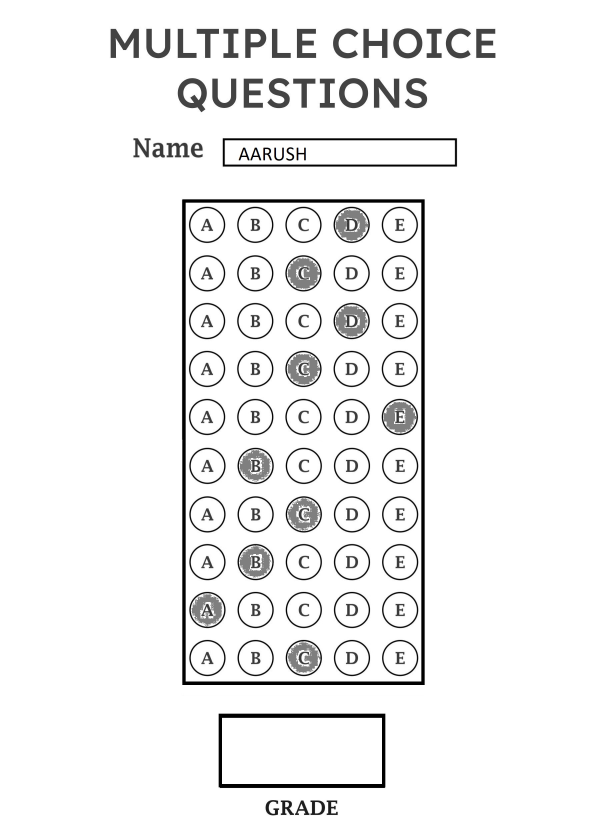
#> input picture 12-A/Aarush.jpg, 1767 x 2500 px (shown at 1/3 size)
$ python -i scanOMR.py   (imports and definitions only)
#> lines starting #> are read from the running program, lines starting #| are printed output that depends on the picture; after the words box and inside, x2 and y2 are one past the last pixel; in counts of white or black regions, pixels touching at a corner belong together
#> further down, picture is the input picture: shape (2500, 1767, 3); mean B, G, R 240.9, 240.9, 240.9
### OMR-Final/utilities.py
import numpy as np
import cv2


# [38 lines left out: function stackImages, not called in this run]


def rectContour(contours):
    rectCon = []
    max_area = 0
    for i in contours:
        area = cv2.contourArea(i)
        if area > 50:
            peri = cv2.arcLength(i, True)
            approx = cv2.approxPolyDP(i, 0.02 * peri, True)
            if len(approx) == 4:
                rectCon.append(i)
    rectCon = sorted(rectCon, key=cv2.contourArea, reverse=True)
    # print(len(rectCon))
    return rectCon


def getCornerPoints(cont):
    peri = cv2.arcLength(cont, True)  # LENGTH OF CONTOUR
    approx = cv2.approxPolyDP(cont, 0.02 * peri, True)  # APPROXIMATE THE POLY TO GET CORNER POINTS
    return approx


def reorder(myPoints):
    myPoints = myPoints.reshape((4, 2))
    myPointsNew = np.zeros((4, 1, 2), np.int32)
    myPointsNew[0] = myPoints[0]
    myPointsNew[1] = myPoints[3]
    myPointsNew[2] = myPoints[1]
    myPointsNew[3] = myPoints[2]
    return myPointsNew


def splitBoxes(img, questions, choices):
    rows = np.vsplit(img, questions)
    boxes = []
    for r in rows:
        cols = np.hsplit(r, choices)
        for box in cols:
            boxes.append(box)
    return boxes


def showAnswers(img, myIndex, grading, ans, questions=10, choices=5):
    secW = int(img.shape[1] / choices)
    secH = int(img.shape[0] / questions)

    for x in range(0, questions):
        myAns = myIndex[x]
        cX = (myAns * secW) + secW // 2
        cY = (x * secH) + secH // 2
        if grading[x] == 1:
            myColor = (0, 255, 0)
            # cv2.rectangle(img,(myAns*secW,x*secH),((myAns*secW)+secW,(x*secH)+secH),myColor,cv2.FILLED)
            cv2.circle(img, (cX, cY), 25, myColor, cv2.FILLED)
        else:
            myColor = (0, 0, 255)
            # cv2.rectangle(img, (myAns * secW, x * secH), ((myAns * secW) + secW, (x * secH) + secH), myColor, cv2.FILLED)
            cv2.circle(img, (cX, cY), 25, myColor, cv2.FILLED)

            # CORRECT ANSWER
            myColor = (0, 242, 255)
            correctAns = ans[x]
            cv2.circle(img, ((correctAns * secW) + secW // 2, (x * secH) + secH // 2),
                       15, myColor, cv2.FILLED)

### OMR-Final/scanOMR.py
import numpy as np
import cv2
import utilities

###############################################
a, b, c, d, e = 0, 1, 2, 3, 4
imgWidth, imgHeight = 600, 700
questions, choices = 10, 5
ans = [c, c, a, d, c, b, d, a, d, c]


###############################################


def read(filename):
    img = cv2.imread(filename)
    return img


def scan(img, saveImgPath):
    # PRE-PROCESSING:
#> called with saveImgPath = 'out.png'
    img = cv2.resize(img, (imgWidth, imgHeight))
    imgContours = img.copy()
    imgBiggestContours = img.copy()
    imgGray = cv2.cvtColor(img, cv2.COLOR_BGR2GRAY)
    imgBlur = cv2.GaussianBlur(imgGray, (5, 5), 1)
    imgCanny = cv2.Canny(imgBlur, 10, 50)
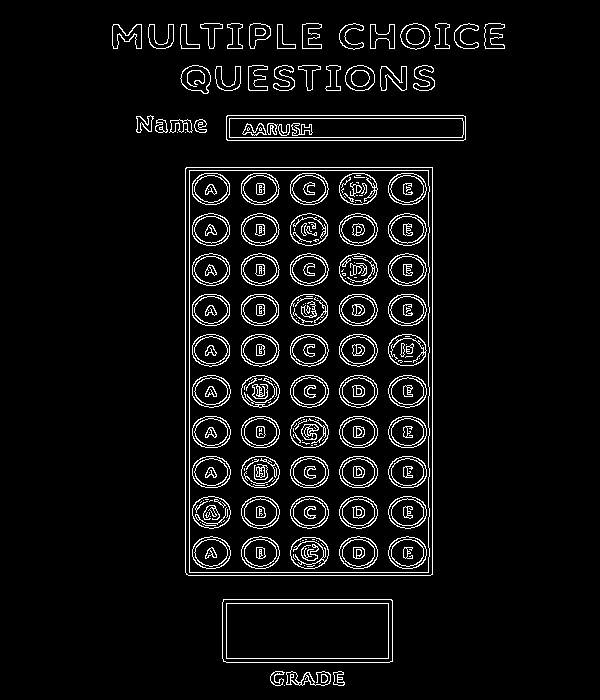
#> imgCanny: shape (700, 600); 5.7% white in thin lines or dots, all inside (x1, y1, x2, y2) = (112, 23, 505, 686)
    imgFinal = img.copy()

    # FINDING ALL CONTOURS:
    contours, hierarchy = cv2.findContours(imgCanny, cv2.RETR_EXTERNAL, cv2.CHAIN_APPROX_NONE)
#> contours = 37 contours, 3 with area under 20; largest, box (x1, y1, x2, y2) and area: (185, 167, 433, 576) 100770, (222, 599, 393, 663) 10698, (226, 115, 466, 141) 5971, (180, 65, 211, 94) 626, (345, 65, 375, 91) 596
    cv2.drawContours(imgContours, contours, -1, (0, 255, 0), 10)
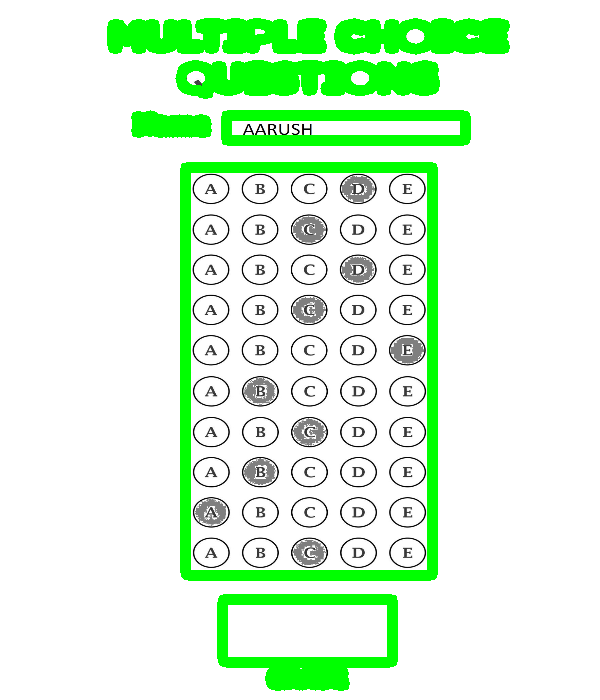
#> imgContours: shape (700, 600, 3); mean of channels 0, 1, 2 218.4, 248.3, 218.4; drawn as B, G, R

    # FINDING RECTANGLES:
    rectCon = utilities.rectContour(contours)
#> the loop in rectContour, `for i in contours:` made 37 passes
#> (area, peri, approx) on passes 6, 7, 13: (10698.5, 463.1, [[223, 599], [223, 661], [392, 661], [391, 599]]), (100770, 1307.7, [[186, 167], [186, 574], [432, 574], [432, 167]]), (5971, 525.7, [[226, 116], [227, 140], [465, 139], [463, 115]])
#> (area, peri) on passes 3, 4, 5, 10, 11, 12: (90, 68.97), (216, 214.5), (102.5, 70.87), (111, 57.8), (170, 107.6), (114, 57.8)
#> after the loop in rectContour, `for i in contours:`: rectCon = 3 contours; box (x1, y1, x2, y2) and area: (185, 167, 433, 576) 100770, (222, 599, 393, 663) 10698, (226, 115, 466, 141) 5971
    biggestContour = utilities.getCornerPoints(rectCon[0])
#> in getCornerPoints, `peri = cv2.arcLength(cont, True)`: peri = 1307.7
#> in getCornerPoints, `approx = cv2.approxPolyDP(cont, 0.02 * peri, True)`: approx = [[186, 167], [186, 574], [432, 574], [432, 167]]
#> biggestContour = [[186, 167], [186, 574], [432, 574], [432, 167]]
    gradePoint = utilities.getCornerPoints(rectCon[1])
#> gradePoint = [[223, 599], [223, 661], [392, 661], [391, 599]]

    if biggestContour.size != 0 and gradePoint.size != 0:
        cv2.drawContours(imgBiggestContours, biggestContour, -1, (0, 255, 0), 25)
        cv2.drawContours(imgBiggestContours, gradePoint, -1, (255, 0, 0), 25)

        biggestContour = utilities.reorder(biggestContour)
#> in reorder, `myPoints = myPoints.reshape((4, 2))`: myPoints = [[186, 167], [186, 574], [432, 574], [432, 167]]
#> biggestContour = [[186, 167], [432, 167], [186, 574], [432, 574]]
        gradePoint = utilities.reorder(gradePoint)
#> gradePoint = [[223, 599], [391, 599], [223, 661], [392, 661]]

        # TRANSFORMING PERSPECTIVE:
        p1 = np.float32(biggestContour)
#> p1 = [[186, 167], [432, 167], [186, 574], [432, 574]]
        p2 = np.float32([[0, 0], [imgWidth, 0], [0, imgHeight], [imgWidth, imgHeight]])
        matrix = cv2.getPerspectiveTransform(p1, p2)
#> matrix = [[2.44, 1.06e-16, -453.7], [0, 1.72, -287.2], [4.95e-19, 1.16e-19, 1]]
        imgWarpColor = cv2.warpPerspective(img, matrix, (imgWidth, imgHeight))

        gp1 = np.float32(gradePoint)
#> gp1 = [[223, 599], [391, 599], [223, 661], [392, 661]]
        gp2 = np.float32([[0, 0], [325, 0], [0, 150], [325, 150]])
        matrixG = cv2.getPerspectiveTransform(gp1, gp2)
#> matrixG = [[2.05, -2.62e-16, -457.7], [-1.35e-15, 2.58, -1546.8], [-3.74e-18, 0.000102, 1]]
        imgGradeDisplay = cv2.warpPerspective(img, matrixG, (325, 150))
        # cv2.imshow("Grade",imgGradeDisplay)

        # APPLY THRESHOLD:
        imgWarpGray = cv2.cvtColor(imgWarpColor, cv2.COLOR_BGR2GRAY)
        imgThresh = cv2.threshold(imgWarpGray, 170, 255, cv2.THRESH_BINARY_INV)[1]
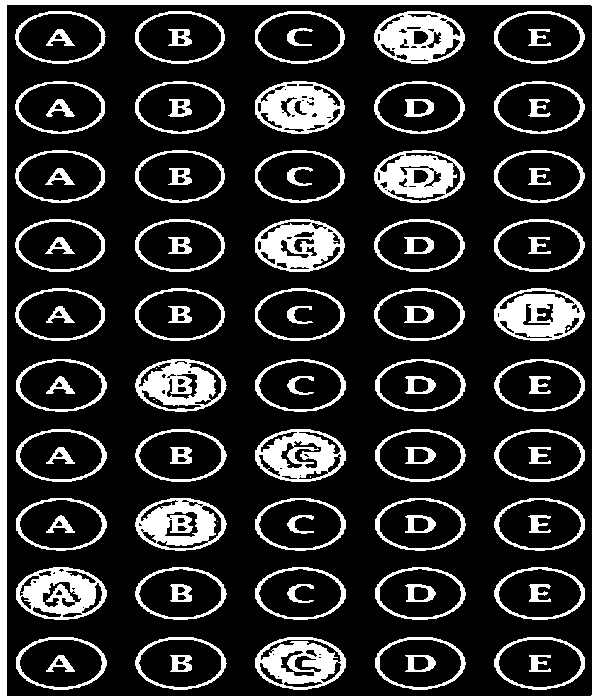
#> imgThresh: shape (700, 600); 19.6% white; 97 white regions (6 under 20 px), largest, box (x1, y1, x2, y2) and area: (0, 0, 600, 700) 15767, (255, 81, 345, 134) 3041, (494, 288, 585, 341) 2966

        # GETTING NON-ZERO PIXEL VALUES:

        boxes = utilities.splitBoxes(imgThresh, questions, choices)
#> in splitBoxes, `rows = np.vsplit(img, questions)`: rows = 10 items
#> the loop in splitBoxes, `for r in rows:` made 10 passes
#> after the loop in splitBoxes, `for r in rows:`: boxes = 50 items
#> boxes = 50 items

        myPixelVal = np.zeros((questions, choices))
        countC, countR = 0, 0
        for image in boxes:
            totalPixels = cv2.countNonZero(image)
            myPixelVal[countR][countC] = totalPixels
            countC += 1
            if countC == choices:
                countR += 1
                countC = 0
#> this loop made 50 passes
#> totalPixels on passes 1 to 12: 1987, 1564, 1504, 3523, 2052, 1424, 975, 3041, 1007, 1502, 1416, 953
#> after the loop, countC = 0; countR = 10; myPixelVal = [[1987, 1564, 1504, 3523, 2052], [1424, 975, 3041, 1007, 1502], [1416, 953, 905, 2848, 1478], [1422, 974, 2873, 1003, 1493], [1404, 959, 902, 997, 3533], [1432, 2721, 921, 1007, 1520], [1435, 989, 2739, 1002, 1510], [1423, 2818, 919, 1003, 1503], [3243, 990, 927, 1005, 1518], [1891, 1454, 3192, 1479, 1953]]

        # FINDING INDEX OF MARKINGS:
        myIndex = []
        for x in range(0, questions):
            arr = myPixelVal[x]
            myIndexVal = np.where(arr == np.amax(arr))
            myIndex.append(myIndexVal[0][0])
#> this loop made 10 passes
#> (arr, myIndexVal) on passes 1 to 10: ([1987, 1564, 1504, 3523, 2052], ([3],)), ([1424, 975, 3041, 1007, 1502], ([2],)), ([1416, 953, 905, 2848, 1478], ([3],)), ([1422, 974, 2873, 1003, 1493], ([2],)), ([1404, 959, 902, 997, 3533], ([4],)), ([1432, 2721, 921, 1007, 1520], ([1],)), ([1435, 989, 2739, 1002, 1510], ([2],)), ([1423, 2818, 919, 1003, 1503], ([1],)), ([3243, 990, 927, 1005, 1518], ([0],)), ([1891, 1454, 3192, 1479, 1953], ([2],))
#> after the loop, myIndex = [3, 2, 3, 2, 4, 1, 2, 1, 0, 2]

        # GRADING:
        score = 0
        grading = []
        for q in range(questions):
            option = myIndex[q]
            if option == ans[q]:
                score += 4
                grading.append(1)
            elif option == e:
                score += 0
                grading.append(0)
            else:
                score -= 1
                grading.append(0)
#> this loop made 10 passes
#> option on passes 1 to 10: 3, 2, 3, 2, 4, 1, 2, 1, 0, 2
#> after the loop, grading = [0, 1, 0, 0, 0, 1, 0, 0, 0, 1]; score = 6
        if score < 0:
            score = 0

        percentage = (score / 40) * 100
#> percentage = 15

        # DISPLAYING ANSWERS:
        imgResult = imgWarpColor.copy()
        utilities.showAnswers(imgResult, myIndex, grading, ans, questions, choices)
#> the loop in showAnswers, `for x in range(0, questions):` made 10 passes
#> (myAns, cX) on passes 1 to 10: (3, 420), (2, 300), (3, 420), (2, 300), (4, 540), (1, 180), (2, 300), (1, 180), (0, 60), (2, 300)
#> after the loop in showAnswers, `for x in range(0, questions):`:
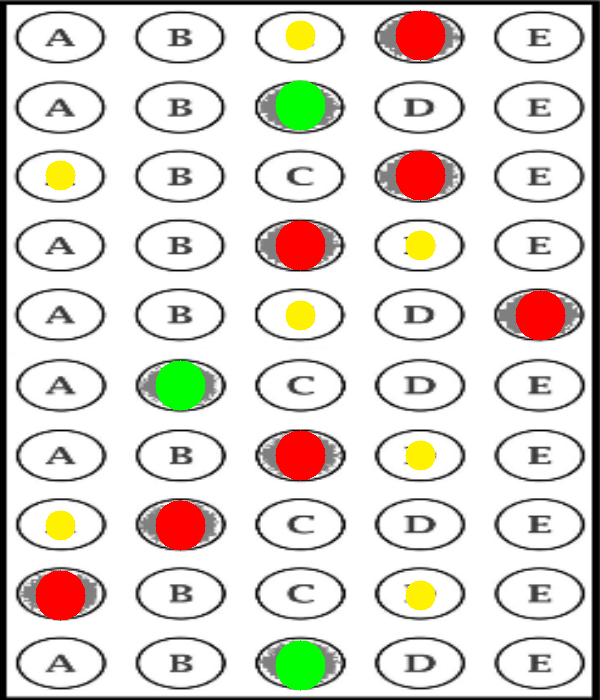
#> img: shape (700, 600, 3); mean of channels 0, 1, 2 209.5, 215.9, 220.8; drawn as B, G, R
        imgRawDrawing = np.zeros_like(imgWarpColor)
        utilities.showAnswers(imgRawDrawing, myIndex, grading, ans, questions, choices)
#> the loop in showAnswers (call 2), `for x in range(0, questions):` made 10 passes

        imgRawGrade = np.zeros_like(imgGradeDisplay)
        cv2.putText(imgRawGrade, str(score), (70, 100), cv2.FONT_HERSHEY_COMPLEX, 3, (0, 255, 255), 3)
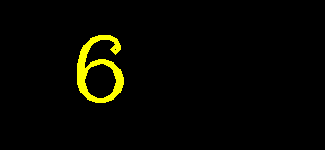
#> imgRawGrade: shape (150, 325, 3); mean of channels 0, 1, 2 0, 6.5, 6.5; drawn as B, G, R

        # INVERSE PERSPECTIVE:
        invMatrix = cv2.getPerspectiveTransform(p2, p1)
#> invMatrix = [[0.41, 0, 186], [0, 0.581, 167], [0, 0, 1]]
        imgInvWarp = cv2.warpPerspective(imgRawDrawing, invMatrix, (imgWidth, imgHeight))
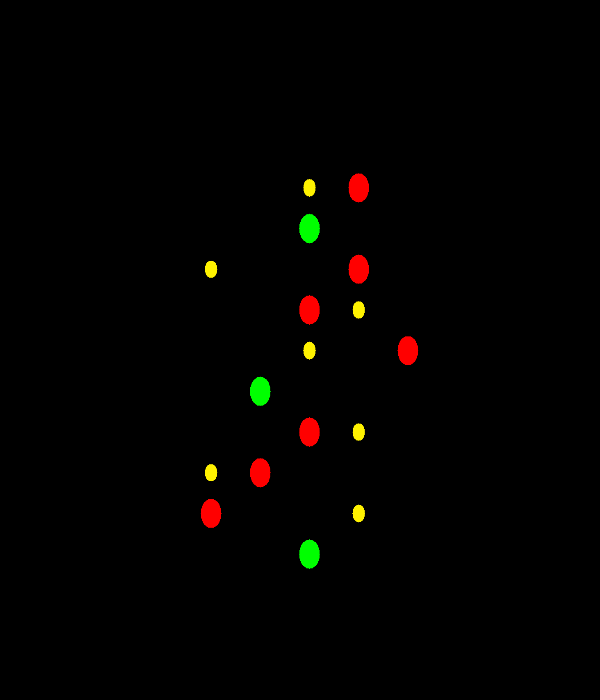
#> imgInvWarp: shape (700, 600, 3); mean of channels 0, 1, 2 0, 1.5, 2.7; drawn as B, G, R
        invMatrixG = cv2.getPerspectiveTransform(gp2, gp1)
#> invMatrixG = [[0.517, -0.0088, 223], [0, 0.387, 599], [0, -3.94e-05, 1]]
        imgInvGradeWarp = cv2.warpPerspective(imgRawGrade, invMatrixG, (imgWidth, imgHeight))

        imgFinal = cv2.addWeighted(imgFinal, 0.5, imgInvWarp, 1, 0)
        imgFinal = cv2.addWeighted(imgFinal, 0.5, imgInvGradeWarp, 1, 0)
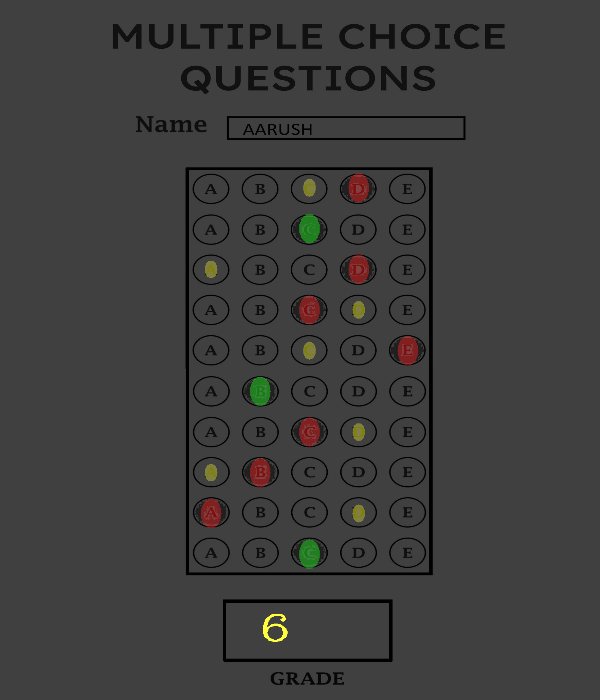
#> imgFinal: shape (700, 600, 3); mean of channels 0, 1, 2 60.4, 61.1, 61.5; drawn as B, G, R
        cv2.imwrite(saveImgPath, imgFinal)

    return score, percentage

>>> import cv2
>>> picture = cv2.imread('../12-A/Aarush.jpg')
>>> result = scan(picture, 'out.png')
#> result = (6, 15)

$ run again, on 12-A/Bhavya.jpg
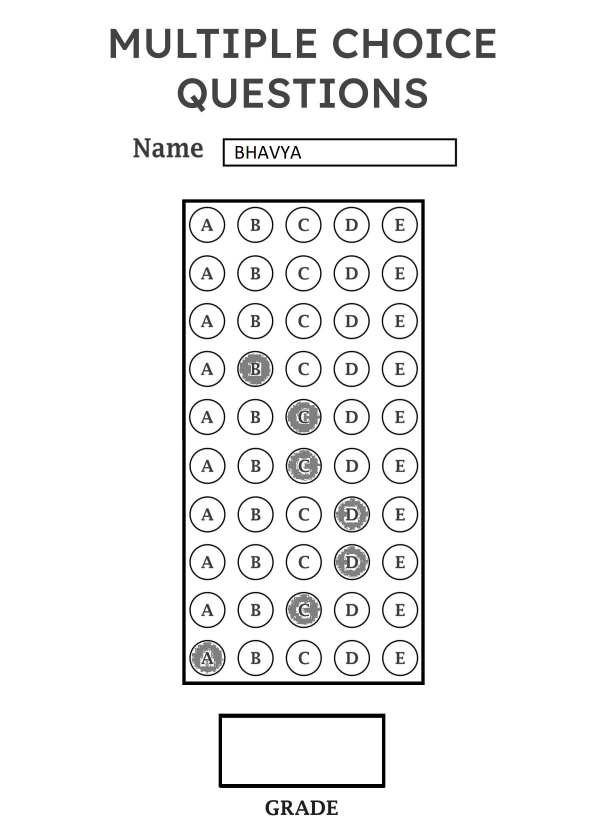
#> input picture 12-A/Bhavya.jpg, 1767 x 2500 px (shown at 1/3 size)
#> picture is the input picture: shape (2500, 1767, 3); mean B, G, R 241.4, 241.4, 241.4
#> in scan, `imgCanny = cv2.Canny(imgBlur, 10, 50)`:
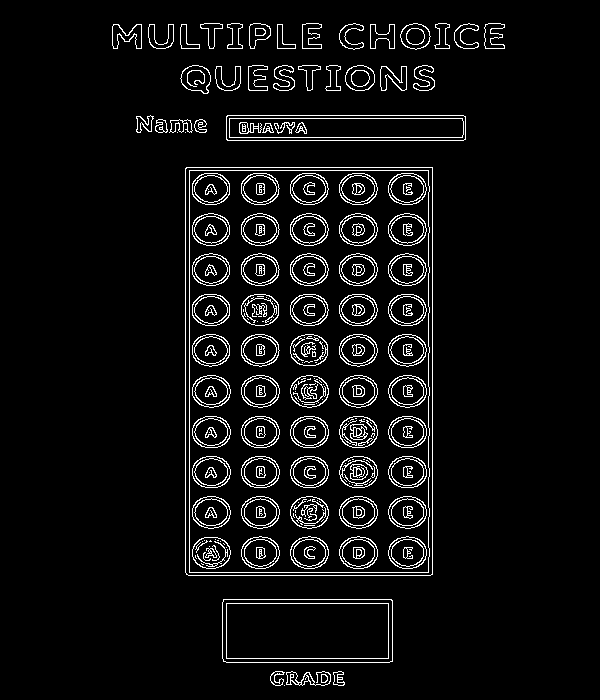
#> imgCanny: shape (700, 600); 5.6% white in thin lines or dots, all inside (x1, y1, x2, y2) = (112, 23, 505, 686)
#> contours = 37 contours, 3 with area under 20; largest, box (x1, y1, x2, y2) and area: (185, 167, 433, 576) 100770, (222, 599, 393, 663) 10698, (226, 115, 466, 141) 5971, (180, 65, 211, 94) 626, (345, 65, 375, 91) 596
#> imgContours: shape (700, 600, 3); mean of channels 0, 1, 2 218.9, 248.7, 218.9
#> the loop in rectContour, `for i in contours:` made 37 passes
#> (area, peri, approx) on passes 6, 7, 13: (10698.5, 463.1, [[223, 599], [223, 661], [392, 661], [391, 599]]), (100770, 1307.7, [[186, 167], [186, 574], [432, 574], [432, 167]]), (5971, 525.7, [[226, 116], [227, 140], [465, 139], [463, 115]])
#> after the loop in rectContour, `for i in contours:`: rectCon = 3 contours; box (x1, y1, x2, y2) and area: (185, 167, 433, 576) 100770, (222, 599, 393, 663) 10698, (226, 115, 466, 141) 5971
#> in getCornerPoints, `peri = cv2.arcLength(cont, True)`: peri = 1307.7
#> in getCornerPoints, `approx = cv2.approxPolyDP(cont, 0.02 * peri, True)`: approx = [[186, 167], [186, 574], [432, 574], [432, 167]]
#> in scan, `gradePoint = utilities.getCornerPoints(rectCon[1])`: gradePoint = [[223, 599], [223, 661], [392, 661], [391, 599]]
#> myPoints = [[186, 167], [186, 574], [432, 574], [432, 167]]
#> in scan, `biggestContour = utilities.reorder(biggestContour)`: biggestContour = [[186, 167], [432, 167], [186, 574], [432, 574]]
#> in scan, `gradePoint = utilities.reorder(gradePoint)`: gradePoint = [[223, 599], [391, 599], [223, 661], [392, 661]]
#> p1 = [[186, 167], [432, 167], [186, 574], [432, 574]]
#> matrix = [[2.44, 1.06e-16, -453.7], [0, 1.72, -287.2], [4.95e-19, 1.16e-19, 1]]
#> gp1 = [[223, 599], [391, 599], [223, 661], [392, 661]]
#> matrixG = [[2.05, -2.62e-16, -457.7], [-1.35e-15, 2.58, -1546.8], [-3.74e-18, 0.000102, 1]]
#> imgThresh: shape (700, 600); 18.2% white; 96 white regions (2 under 20 px), largest, box (x1, y1, x2, y2) and area: (0, 0, 600, 700) 15767, (255, 288, 345, 341) 3008, (135, 219, 225, 272) 2999
#> rows = 10 items
#> the loop in splitBoxes, `for r in rows:` made 10 passes
#> after the loop in splitBoxes, `for r in rows:`: boxes = 50 items
#> the loop in scan, `for image in boxes:` made 50 passes
#> totalPixels on passes 1 to 8: 1987, 1564, 1504, 1599, 2052, 1424, 975, 908
#> after the loop in scan, `for image in boxes:`: countC = 0; countR = 10; myPixelVal = [[1987, 1564, 1504, 1599, 2052], [1424, 975, 908, 1007, 1502], [1416, 953, 905, 1003, 1478], [1422, 2999, 895, 1003, 1493], [1404, 959, 3008, 997, 1481], [1432, 978, 2763, 1007, 1520], [1435, 989, 933, 2604, 1510], [1423, 991, 919, 2632, 1503], [1432, 990, 2774, 1005, 1518], [3666, 1454, 1417, 1479, 1953]]
#> the loop in scan, `for x in range(0, questions):` made 10 passes
#> (arr, myIndexVal) on passes 1 to 8: ([1987, 1564, 1504, 1599, 2052], ([4],)), ([1424, 975, 908, 1007, 1502], ([4],)), ([1416, 953, 905, 1003, 1478], ([4],)), ([1422, 2999, 895, 1003, 1493], ([1],)), ([1404, 959, 3008, 997, 1481], ([2],)), ([1432, 978, 2763, 1007, 1520], ([2],)), ([1435, 989, 933, 2604, 1510], ([3],)), ([1423, 991, 919, 2632, 1503], ([3],))
#> after the loop in scan, `for x in range(0, questions):`: myIndex = [4, 4, 4, 1, 2, 2, 3, 3, 2, 0]
#> the loop in scan, `for q in range(questions):` made 10 passes
#> option on passes 1 to 8: 4, 4, 4, 1, 2, 2, 3, 3
#> after the loop in scan, `for q in range(questions):`: grading = [0, 0, 0, 0, 1, 0, 1, 0, 0, 0]; score = 3
#> percentage = 7.5
#> the loop in showAnswers, `for x in range(0, questions):` made 10 passes
#> (myAns, cX) on passes 1 to 8: (4, 540), (4, 540), (4, 540), (1, 180), (2, 300), (2, 300), (3, 420), (3, 420)
#> the loop in showAnswers (call 2), `for x in range(0, questions):` made 10 passes
#> invMatrix = [[0.41, 0, 186], [0, 0.581, 167], [0, 0, 1]]
#> invMatrixG = [[0.517, -0.0088, 223], [0, 0.387, 599], [0, -3.94e-05, 1]]
#> in scan, `imgFinal = cv2.addWeighted(imgFinal, 0.5, imgInvGradeWarp, 1, 0)`:
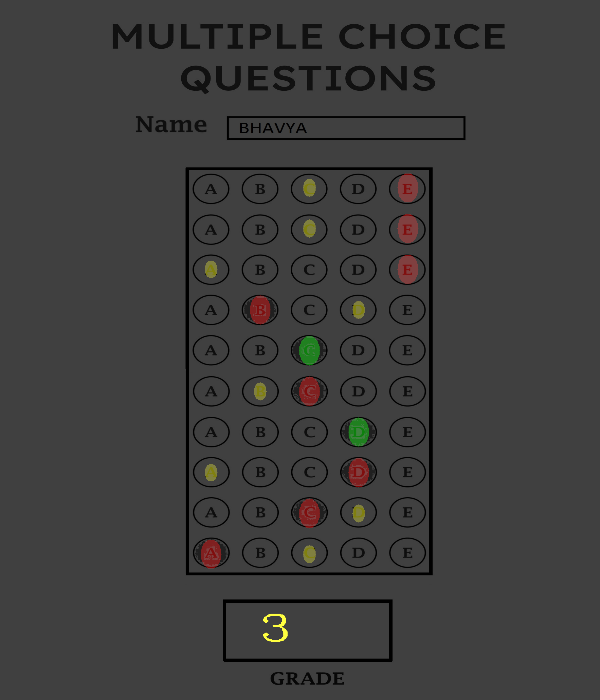
#> imgFinal: shape (700, 600, 3); mean of channels 0, 1, 2 60.5, 61.1, 61.7; drawn as B, G, R
#> result = (3, 7.5)
